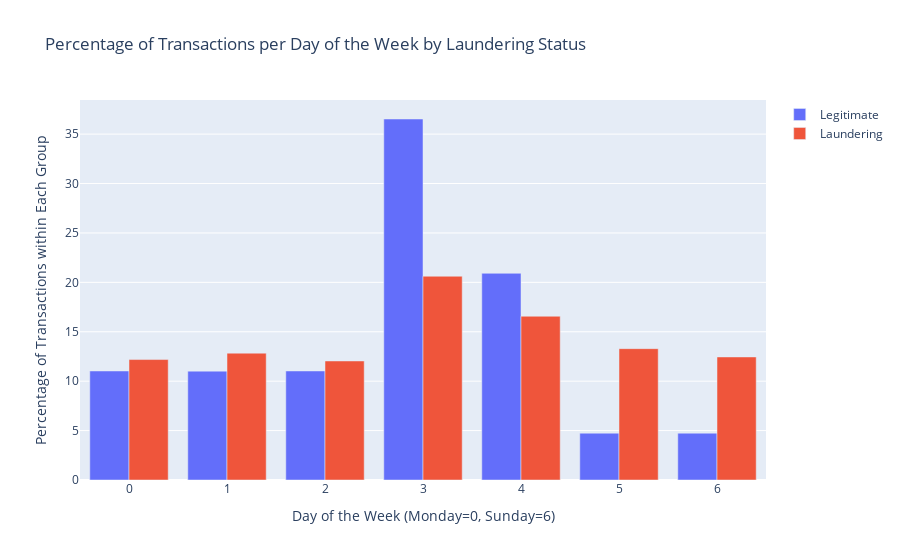

Here is the notebook cell this chart was saved with:
### Markdown cell above
#### Day Analysis

### Code cell
# Calculate the number of transactions per day of the week for each laundering status (0: legitimate, 1: laundering)
transactions_by_day = df.groupby(['day_of_week', 'is_laundering']).size().unstack()

# Calculate the percentage of transactions per day of the week within each laundering status
transactions_by_day_pct = transactions_by_day.div(transactions_by_day.sum(axis=0), axis=1) * 100

# Create a Plotly bar chart to visualize the data
fig = go.Figure()

fig.add_trace(go.Bar(x=transactions_by_day_pct.index, y=transactions_by_day_pct[0], name='Legitimate'))
fig.add_trace(go.Bar(x=transactions_by_day_pct.index, y=transactions_by_day_pct[1], name='Laundering'))

fig.update_layout(barmode='group', title='Percentage of Transactions per Day of the Week by Laundering Status',
                  xaxis_title='Day of the Week (Monday=0, Sunday=6)', yaxis_title='Percentage of Transactions within Each Group')

fig.show()

### Figure 1 — Plotly figure (JSON) as saved in the notebook; plotly's stock layout.template omitted (floating-point values rounded to 4 significant figures)
{"data": [{"name": "Legitimate", "type": "bar", "x": [0, 1, 2, 3, 4, 5, 6], "y": [11.03, 11.02, 11.03, 36.53, 20.92, 4.738, 4.738]}, {"name": "Laundering", "type": "bar", "x": [0, 1, 2, 3, 4, 5, 6], "y": [12.19, 12.84, 12.05, 20.62, 16.57, 13.29, 12.45]}], "layout": {"barmode": "group", "title": {"text": "Percentage of Transactions per Day of the Week by Laundering Status"}, "xaxis": {"title": {"text": "Day of the Week (Monday=0, Sunday=6)"}}, "yaxis": {"title": {"text": "Percentage of Transactions within Each Group"}}}}
